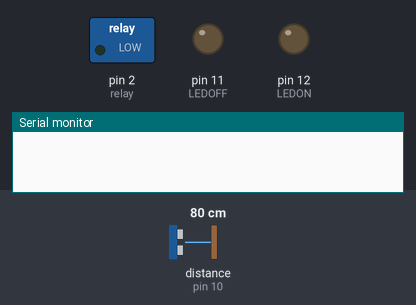
This sketch was run on a simulated Arduino Uno, built with avr-gcc and run on an emulated ATmega328P. Parts: switched loads named in the sketch (green lamp = pin HIGH), output pins drawn as LEDs (lit = HIGH), the last lines printed to the serial monitor. Wiring (inferred from the names in the program): ultrasonic range finder: trigger pin 9; echo pin 10. The test bench sets the inputs (shaded band); at power-on: distance to the obstacle (sensor on pin 10) 80 cm. The echo pulse lasts 58.3 µs per cm; pins used as bus, display or sensor lines are not drawn.

Above: at 1.0 s.
At 4.5 s:
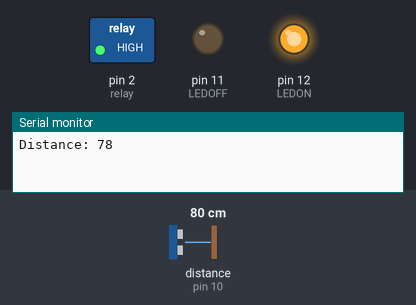
At 13.0 s:
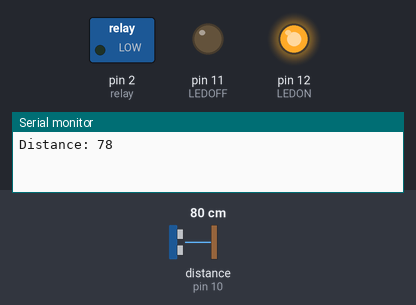
Timing chart, 0 to 19.6 s (numbered marks = the images above):
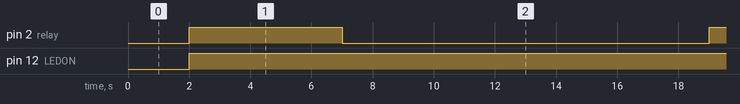

Measured:
- by itself, pin 2 (relay): alternates HIGH for 5.0 s and LOW for 12.0 s
- by itself, pin 12 (LEDON): LOW → HIGH at 2.0 s

The sketch:

BDOCODE.ino
```cpp
/*
 * Box Disinfektan Automatic
 * 2020
 * Present by Ijuj & Acep
*/

// defines pins numbers
const int trigPin = 9;
const int echoPin = 10;
const int relay = 2;

//define LED
const int LEDON = 12; // merah
const int LEDOFF = 11; // hejo

// defines variables
long duration;
int distance;
void setup() {
pinMode(trigPin, OUTPUT); // Sets the trigPin as an Output
pinMode(echoPin, INPUT); // Sets the echoPin as an Input
pinMode(relay, OUTPUT);
pinMode(LEDON, OUTPUT);
pinMode(LEDOFF, OUTPUT);
Serial.begin(9600); // Starts the serial communication
}
void loop() {
// Clears the trigPin
digitalWrite(trigPin, LOW);
delayMicroseconds(2);

// Sets the trigPin on HIGH state for 10 micro seconds
digitalWrite(trigPin, HIGH);
delayMicroseconds(10);
digitalWrite(trigPin, LOW);

// Reads the echoPin, returns the sound wave travel time in microseconds
duration = pulseIn(echoPin, HIGH);

// Calculating the distance
distance = duration*0.034/2;

// Prints the distance on the Serial Monitor

  if (distance <= 100){
    delay(2000);
    Serial.print("Distance: ");
    Serial.println(distance);
    digitalWrite(relay, HIGH); // Pump On
    digitalWrite(LEDON, HIGH);
    digitalWrite(LEDOFF, LOW);
    delay(5000); // nDuration of pump on
    // pump off
    //digitalWrite(LEDON, LOW); //change led
    //digitalWrite(LEDOFF, HIGH);
    digitalWrite(relay, LOW); // pump off
    delay(10000); // delay agar ga keinput lagi orang biar keluar
  }else {
    digitalWrite(relay, LOW);
    digitalWrite(LEDON, LOW);
    digitalWrite(LEDOFF, HIGH);
    }
}
```
